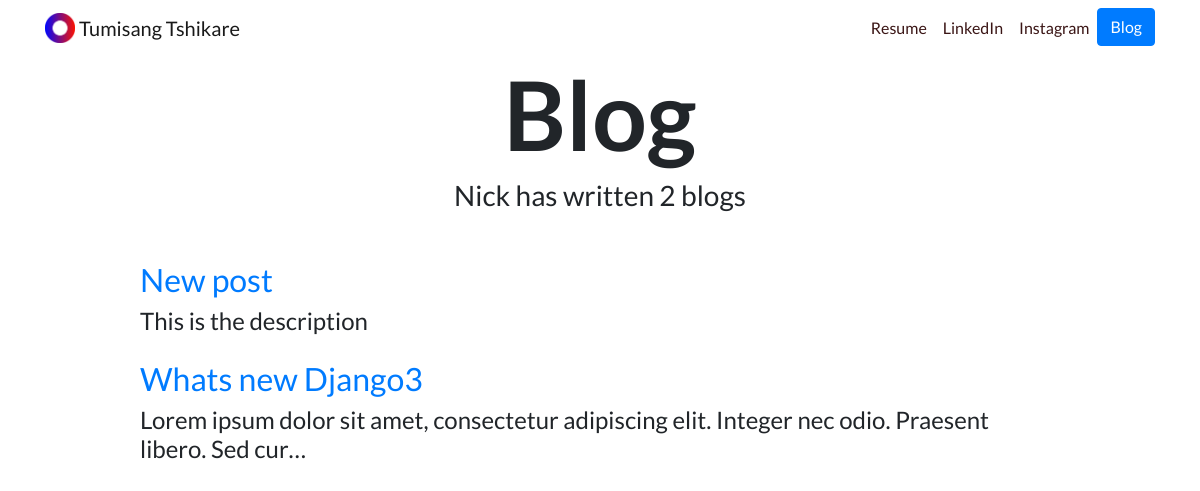
/blog/, run on an earlier commit of the app's database.
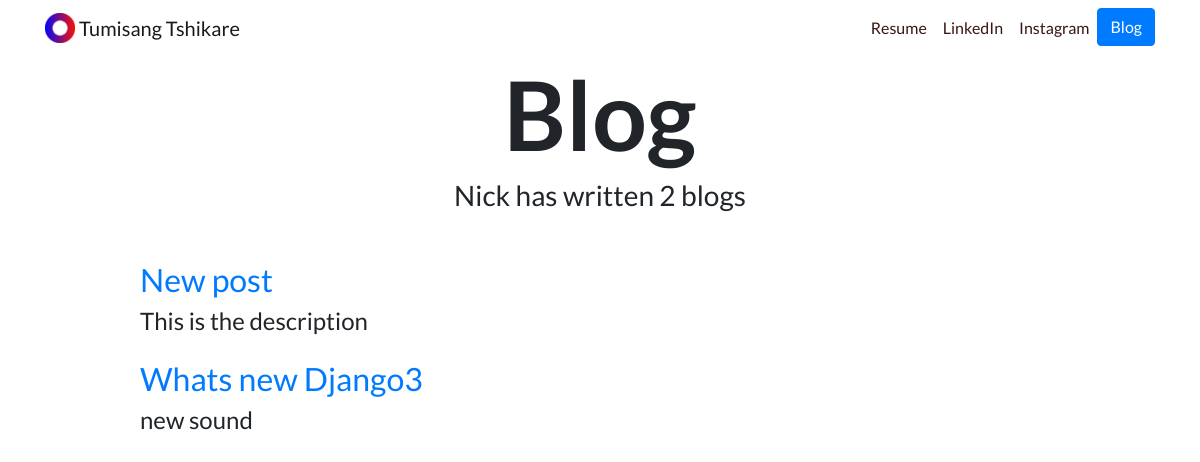
And on a later commit of the database.
### blog/models.py (models this page shows, shortened)
class Blog(models.Model):
    title = models.CharField(max_length=250)
    date_created = models.DateField()
    description = models.TextField()

### blog/views.py (the view)
# urls.py: path('',views.all_blogs, name='all_blogs'),
def all_blogs(request):
    blogs  = Blog.objects.all()
    return render(request, 'blog/all_blogs.html', {'blogs':blogs})

### blog/templates/blog/all_blogs.html (shortened to what this page needs)
{% extends "portfolio/base.html" %}
{% load static %}
{% block content %}
<h1 id="blogtitle" class="font-weight-bold text-center">Blog</h1>
<h3 class="text-center mb-5">Nick has written {{ blogs.count }} blog{{ blogs.count|pluralize }}</h3>
{% for blog in blogs %}
<div class="row justify-content-center my-3">
  <div class="col-md-10">
    <a href="{% url 'blog:detail' blog.id %}">
      <h2>{{ blog.title }}</h2>
    </a>
    <h4>{{ blog.description|striptags|truncatechars:100 }}</h4>
  </div>
</div>
{% endfor %}
{% endblock %}

What changed in the data, as far as the page shows it:
changed Blog "Whats new Django3": description "Lorem ipsum dolor sit amet, consectetur adipiscing elit. Integer nec odio. Praesent libero. Sed cur…" → "new sound"
